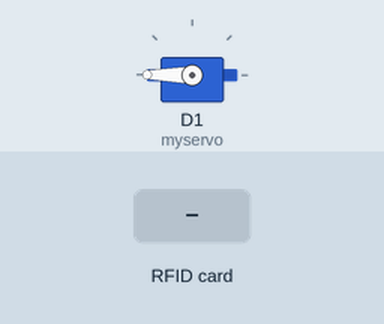
Recording of a sketch running on a simulated ESP8266 (NodeMCU). Parts: servo. The inputs (shaded band) are chosen by the test bench. WiFi joins after 1.5 s; servers stay silent unless stated; the Firebase database answers and starts empty; what the sketch prints to the serial monitor is not drawn.

Above: at 2.7 s.
2.8 s: RFID card 5E 7A 19 C4 held to the reader
At 3.55 s:
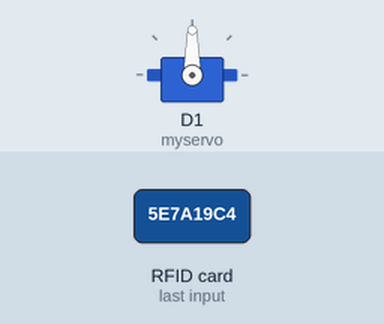
Timing chart, 0 to 11.8 s (numbered marks = the images above; inputs shaded):
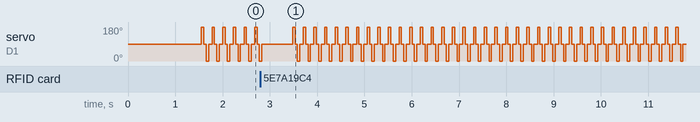

The sketch:

save.ino
```cpp
#include <SPI.h>
#include <MFRC522.h>
#include <ESP8266WiFi.h>
#include "FirebaseESP8266.h"
#include <ArduinoJson.h>
#include <Servo.h>

Servo myservo;

#define FIREBASE_HOST "smart-transporation-cagd-default-rtdb.firebaseio.com" //Without http:// or https:// schemes
#define FIREBASE_AUTH "kYAbkbE55FlOAlRaRzKAlXROYDebyWO6aarpJPS4"
#define WIFI_SSID "Dhanush"
#define WIFI_PASSWORD "elxc2580"

constexpr uint8_t RST_PIN = D3;     // Configurable, see typical pin layout above
constexpr uint8_t SS_PIN = D4;     // Configurable, see typical pin layout above

MFRC522 rfid(SS_PIN, RST_PIN); // Instance of the class
MFRC522::MIFARE_Key key;


String tag;
FirebaseData firebaseData;
FirebaseData firebaseGetData;
StaticJsonDocument<1024> jsonDoc;

int y = 0;
int balance = 500 ;

void setup() {

  // // The servo control wire is connected to Arduino D2 pin.
  myservo.attach(5);
  // Servo is stationary.
  myservo.write(90);

  Serial.begin(9600);
  SPI.begin(); // Init SPI bus
  rfid.PCD_Init(); // Init MFRC522

  // connect to wifi.
  WiFi.begin(WIFI_SSID, WIFI_PASSWORD);
  Serial.print("connecting");
  while (WiFi.status() != WL_CONNECTED) {
    Serial.print(".");
    delay(500);
  }
  Serial.println();
  Serial.print("connected: ");
  Serial.println(WiFi.localIP());

  Firebase.begin(FIREBASE_HOST, FIREBASE_AUTH);
}

void loop() {
// Servo spins forward at full speed for 1 second.
  myservo.write(180);
  delay(50);
  // Servo is stationary for 1 second.
  myservo.write(90);
  delay(50);
  // Servo spins in reverse at full speed for 1 second.
  myservo.write(0);
  delay(50);
  // Servo is stationary for 1 second.
  myservo.write(90);
  delay(50);

  if ( ! rfid.PICC_IsNewCardPresent())
    return;
  if (rfid.PICC_ReadCardSerial()) {
    for (byte i = 0; i < 4; i++) {
      tag += rfid.uid.uidByte[i];
    }
    Serial.println(tag);

    String cpath = "Smart Trasportation/"+tag+"/count";
    String bpath = "Smart Trasportation/"+tag+"/balance";

   if (Firebase.getInt(firebaseGetData, cpath)) {
      y = firebaseGetData.intData();
      Serial.println(y);
      y = y + 1 ;
    }
   // String tpath = "Smart Trasportation/"+tag+"/time";

    if (Firebase.getInt(firebaseGetData, bpath)) {
      balance = firebaseGetData.intData();
      Serial.println(balance);
      if(balance < 200){
        Serial.println("Low Balance");
      }else if( y % 2 == 0 ){
        balance = balance - 20 ;
      }
    }

    Firebase.setInt(firebaseData,"/Smart Trasportation/"+tag+"/count",y);
    Firebase.setInt(firebaseData,"/Smart Trasportation/"+tag+"/balance",balance);


    tag = "";
    y = 0 ;
    balance = 0 ;
    rfid.PICC_HaltA();
    rfid.PCD_StopCrypto1();
  }
}
```

Measured:
- by itself, servo on D1 (myservo): repeats every 0.23 s: 180° 0.05 s, 90° 0.05 s, 0° 0.05 s, 90° 0.08 s
